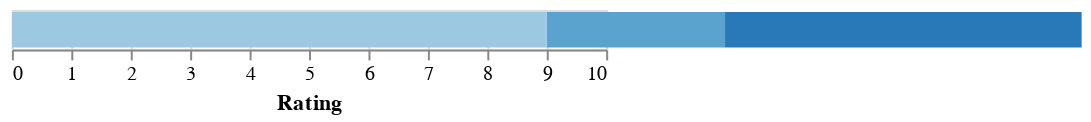

The notebook cell saved with this chart:
### Code cell
source = pd.DataFrame({
    'level': ['beginner', 'intermediate', 'advanced'],
    'rating': [3, 6, 9],
})

alt.Chart(source).mark_bar().encode(
     alt.X('rating:Q').scale(domain=(0, 10)).title("Rating"),
     #alt.X('rating:Q').title("Rating"),
     color=alt.Color('level:O').legend(None)
)

### Figure 1 — Vega-Lite specification as saved in the notebook (floating-point values rounded to 4 significant figures)
{"config": {"view": {"continuousWidth": 300, "continuousHeight": 300}}, "data": {"name": "data-66aa1b58ba15cd97440d2495c2078c2c"}, "mark": {"type": "bar"}, "encoding": {"color": {"field": "level", "legend": null, "type": "ordinal"}, "x": {"field": "rating", "scale": {"domain": [0, 10]}, "title": "Rating", "type": "quantitative"}}, "$schema": "https://vega.github.io/schema/vega-lite/v5.16.3.json", "datasets": {"data-66aa1b58ba15cd97440d2495c2078c2c": [{"level": "beginner", "rating": 3}, {"level": "intermediate", "rating": 6}, {"level": "advanced", "rating": 9}]}}
